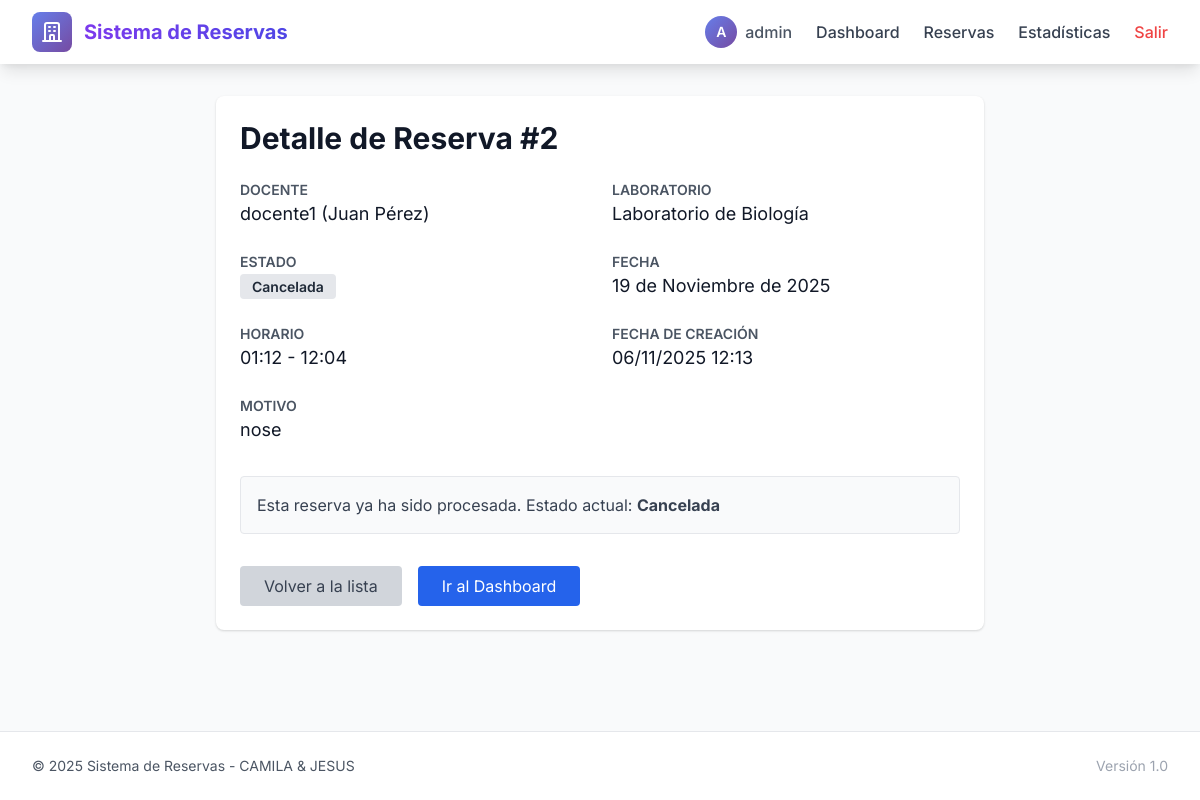
/administrador/reservas/2/ (signed in), run on the app's committed database.
### CAMILA_JESUS/models.py (models this page shows, shortened)
class Reserva(models.Model):
    docente = models.ForeignKey(User, on_delete=models.CASCADE, related_name='reservas')
    laboratorio = models.ForeignKey(Laboratorio, on_delete=models.CASCADE, related_name='reservas')
    fecha = models.DateField()
    hora_inicio = models.TimeField()
    hora_fin = models.TimeField()
    motivo = models.TextField()
    estado = models.CharField(max_length=10, choices=ESTADOS, default='Pendiente')
    fecha_creacion = models.DateTimeField(auto_now_add=True)
    class Meta:
        verbose_name = 'Reserva'
        verbose_name_plural = 'Reservas'
        ordering = ['-fecha', 'hora_inicio']

class Laboratorio(models.Model):
    nombre = models.CharField(max_length=100, unique=True)
    class Meta:
        verbose_name = 'Laboratorio'
        verbose_name_plural = 'Laboratorios'
        ordering = ['nombre']

### CAMILA_JESUS/views.py (the view)
# urls.py: path('administrador/reservas/<int:pk>/', views.AdminReservaDetailView.as_view(), name='admin_reserva_detail'),
class AdminReservaDetailView(LoginRequiredMixin, UserPassesTestMixin, DetailView):
    model = Reserva
    template_name = 'camila/admin/reserva_detail.html'
    context_object_name = 'reserva'
    def test_func(self):
        return is_admin(self.request.user)

### CAMILA_JESUS/views.py (called while the page is built)
def is_admin(user):
    return user.is_staff or user.is_superuser

### CAMILA_JESUS/templates/camila/admin/reserva_detail.html
{% extends 'camila/base.html' %}
{% block content %}
<div class="bg-white shadow rounded-lg p-6 max-w-3xl mx-auto">
  <h1 class="text-3xl font-bold mb-6">Detalle de Reserva #{{ reserva.id }}</h1>
  <div class="grid grid-cols-1 md:grid-cols-2 gap-6">
    <div>
      <h3 class="text-sm font-semibold text-gray-600 uppercase">Docente</h3>
      <p class="text-lg">{{ reserva.docente.username }} ({{ reserva.docente.get_full_name|default:"Sin nombre" }})</p>
    </div>
    <div>
      <h3 class="text-sm font-semibold text-gray-600 uppercase">Laboratorio</h3>
      <p class="text-lg">{{ reserva.laboratorio.nombre }}</p>
    </div>
    <div>
      <h3 class="text-sm font-semibold text-gray-600 uppercase">Estado</h3>
      <p class="text-lg">
        <span class="px-3 py-1 rounded text-sm font-semibold
          {% if reserva.estado == 'Pendiente' %}bg-yellow-200 text-yellow-800
          {% elif reserva.estado == 'Aprobada' %}bg-green-200 text-green-800
          {% elif reserva.estado == 'Rechazada' %}bg-red-200 text-red-800
          {% else %}bg-gray-200 text-gray-800{% endif %}">
          {{ reserva.estado }}
        </span>
      </p>
    </div>
    <div>
      <h3 class="text-sm font-semibold text-gray-600 uppercase">Fecha</h3>
      <p class="text-lg">{{ reserva.fecha }}</p>
    </div>
    <div>
      <h3 class="text-sm font-semibold text-gray-600 uppercase">Horario</h3>
      <p class="text-lg">{{ reserva.hora_inicio }} - {{ reserva.hora_fin }}</p>
    </div>
    <div>
      <h3 class="text-sm font-semibold text-gray-600 uppercase">Fecha de creación</h3>
      <p class="text-lg">{{ reserva.fecha_creacion|date:"d/m/Y H:i" }}</p>
    </div>
    <div class="md:col-span-2">
      <h3 class="text-sm font-semibold text-gray-600 uppercase">Motivo</h3>
      <p class="text-lg">{{ reserva.motivo }}</p>
    </div>
  </div>
  {% if reserva.estado == 'Pendiente' %}
    <div class="mt-8 bg-blue-50 border border-blue-200 rounded p-4">
      <h3 class="font-bold text-lg mb-4">Gestionar Reserva</h3>
      <p class="mb-4 text-gray-700">Esta reserva está pendiente de aprobación. Elige una acción:</p>
      <form method="post" action="{% url 'camila:admin_cambiar_estado' reserva.pk %}" class="flex space-x-4">
        {% csrf_token %}
        <button type="submit" name="accion" value="aprobar" class="bg-green-600 text-white px-6 py-2 rounded hover:bg-green-700">
          ✓ Aprobar Reserva
        </button>
        <button type="submit" name="accion" value="rechazar" class="bg-red-600 text-white px-6 py-2 rounded hover:bg-red-700" onclick="return confirm('¿Estás seguro de rechazar esta reserva?');">
          ✗ Rechazar Reserva
        </button>
      </form>
    </div>
  {% else %}
    <div class="mt-8 bg-gray-50 border border-gray-200 rounded p-4">
      <p class="text-gray-700">
        Esta reserva ya ha sido procesada. Estado actual: <strong>{{ reserva.estado }}</strong>
      </p>
    </div>
  {% endif %}
  <div class="mt-8 flex space-x-4">
    <a href="{% url 'camila:admin_reserva_list' %}" class="bg-gray-300 text-gray-700 px-6 py-2 rounded hover:bg-gray-400">
      Volver a la lista
    </a>
    <a href="{% url 'camila:admin_dashboard' %}" class="bg-blue-600 text-white px-6 py-2 rounded hover:bg-blue-700">
      Ir al Dashboard
    </a>
  </div>
</div>
{% endblock %}

### CAMILA_JESUS/templates/camila/base.html (shortened to what this page needs)
<!doctype html>
<html lang="es">
<head>
  <link href="https://cdn.jsdelivr.net/npm/tailwindcss@2.2.19/dist/tailwind.min.css" rel="stylesheet">
</head>
<body class="bg-gray-50 text-gray-900 min-h-screen flex flex-col">
  <nav class="bg-white shadow-lg sticky top-0 z-50">
    <div class="max-w-7xl mx-auto px-4 sm:px-6 lg:px-8">
      <div class="flex justify-between items-center h-16">
        <div class="flex items-center space-x-3">
          <div class="w-10 h-10 gradient-bg rounded-lg flex items-center justify-center">
            <svg class="w-6 h-6 text-white" fill="none" stroke="currentColor" viewBox="0 0 24 24">
              <path stroke-linecap="round" stroke-linejoin="round" stroke-width="2" d="M19 21V5a2 2 0 00-2-2H7a2 2 0 00-2 2v16m14 0h2m-2 0h-5m-9 0H3m2 0h5M9 7h1m-1 4h1m4-4h1m-1 4h1m-5 10v-5a1 1 0 011-1h2a1 1 0 011 1v5m-4 0h4"></path>
            </svg>
          </div>
          <a href="{% url 'camila:home' %}" class="text-xl font-bold bg-gradient-to-r from-purple-600 to-indigo-600 bg-clip-text text-transparent">
          </a>
        </div>
        <div class="flex items-center space-x-6">
          {% if user.is_authenticated %}
            <div class="flex items-center space-x-2 text-gray-600">
              <div class="w-8 h-8 rounded-full gradient-bg flex items-center justify-center text-white font-semibold text-sm">
                {{ user.username|slice:":1"|upper }}
              </div>
              <span class="font-medium">{{ user.username }}</span>
            </div>
            {% if user.is_staff %}
              <a href="{% url 'camila:admin_dashboard' %}" class="nav-link text-gray-700 hover:text-indigo-600 font-medium">Dashboard</a>
              <a href="{% url 'camila:admin_reserva_list' %}" class="nav-link text-gray-700 hover:text-indigo-600 font-medium">Reservas</a>
              <a href="{% url 'camila:admin_estadisticas' %}" class="nav-link text-gray-700 hover:text-indigo-600 font-medium">Estadísticas</a>
            {% endif %}
            <a href="{% url 'logout' %}" class="text-red-500 hover:text-red-700 font-medium transition duration-300">Salir</a>
          {% else %}
            <a href="{% url 'login' %}" class="px-6 py-2 bg-gradient-to-r from-purple-600 to-indigo-600 text-white rounded-lg hover:shadow-lg transition duration-300 font-medium">
              Iniciar Sesión
            </a>
          {% endif %}
        </div>
      </div>
    </div>
  </nav>
  <main class="flex-grow max-w-7xl w-full mx-auto px-4 sm:px-6 lg:px-8 py-8">
    {% block content %}{% endblock %}
  </main>
  <footer class="bg-white border-t border-gray-200 mt-12">
    <div class="max-w-7xl mx-auto px-4 sm:px-6 lg:px-8 py-6">
      <div class="flex justify-between items-center">
        <p class="text-gray-600 text-sm">
          © 2025 Sistema de Reservas - CAMILA & JESUS
        </p>
        <div class="flex space-x-6">
          <span class="text-gray-400 text-sm">Versión 1.0</span>
        </div>
      </div>
    </div>
  </footer>
</body>
</html>

### CAMILA_JESUS/templates/camila/base.html (style rules this page uses)
body { font-family: 'Inter', sans-serif; }
.gradient-bg { background: linear-gradient(135deg, #667eea 0%, #764ba2 100%); }
.nav-link { position: relative; transition: color 0.3s ease; }
.nav-link::after { content: ''; position: absolute; bottom: -4px; left: 0; width: 0; height: 2px; background-color: #667eea; transition: width 0.3s ease; }

### data on the page
Reserva: id "2", docente.username "docente1", docente.get_full_name "Juan Pérez", laboratorio.nombre "Laboratorio de Biología", estado "Cancelada", fecha "19 de Noviembre de 2025", hora_inicio "01:12", hora_fin "12:04", fecha_creacion "06/11/2025 12:13", motivo "nose"

### other printed values
{{ user.username|slice:":1"|upper }} "A"
{{ user.username }} "admin"
